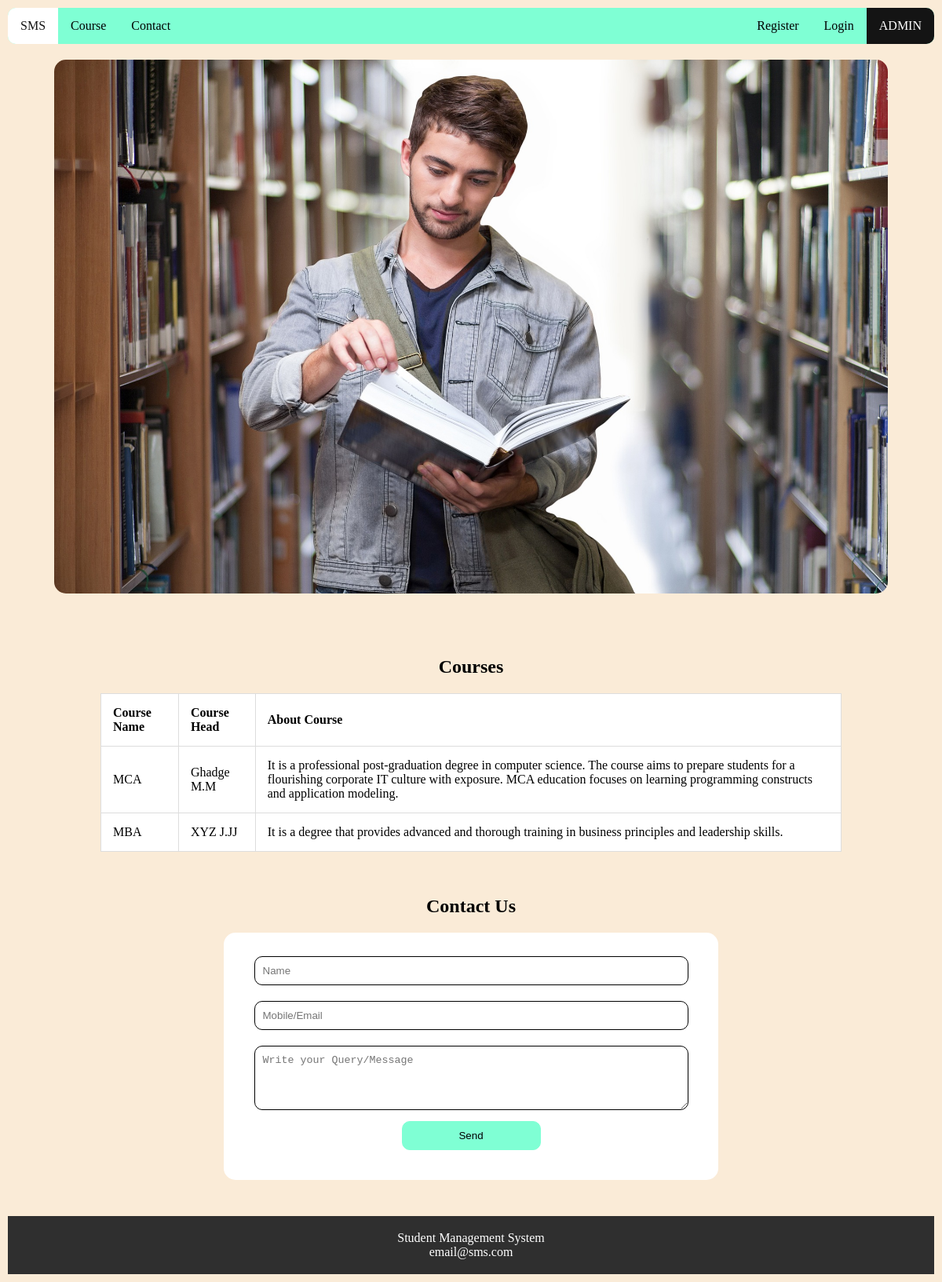
The page / on the database its author committed.
### tables this page shows
CREATE TABLE `courses` (
  `id` int(11) NOT NULL,
  `name` varchar(255) NOT NULL,
  `description` varchar(255) NOT NULL,
  `head` varchar(100) NOT NULL
);

### index.php (the view, shortened to what this page needs)
<!DOCTYPE html>
<html lang="en">
<head>
    <link rel="stylesheet" href="css/style.css">
</head>
<body>
    <?php include 'include/nav.php' ?>
<center>
    <img style="width: 90%;height:85vh;margin:20px;border-radius: 15px;" src="images/college.jpg" alt="SMS">
</center>
<br><br>
<center><h2 id="courses">Courses</h2></center>
<?php
include('php/db.php');
$sql = "SELECT * FROM courses";
$result = $conn->query($sql);
if ($result->num_rows > 0) {
    echo "
    <center>
    <table border='1' style='width:80%;'>
            <tr>
                <th>Course Name</th>
                <th>Course Head</th>
                <th>About Course</th>
            </tr>";
    while($row = $result->fetch_assoc()) {
        echo "<tr>
                <td>" . $row["name"]. "</td>
                <td>" . $row["head"]. "</td>
                <td>" . $row["description"]. "</td>
              </tr>";
    }
    echo "</table></center>";
} else {
    echo "0 results";
}
?>
<br><br>
<center><h2 id="contact">Contact Us</h2></center>
<center>
    <form action="php/contact.php" class="form" method="post">
        <input class="input" type="text" name="name" placeholder="Name" required>
        <br>
        <input class="input" type="text" name="contact" placeholder="Mobile/Email" required>
        <br>
        <textarea class="input" name="msg" rows="4" placeholder="Write your Query/Message" required></textarea>
        <br>
        <center>
            <input class="btn" type="submit" value="Send"><br><br>
        </center>
    </form>
</center>
<br><br>
<footer>
  <p>Student Management System<br>
  <a style="color: #fff;" href="mailto:email@sms.com">email@sms.com</a></p>
</footer>
</body>
</html>

### css/style.css (style rules this page uses)
body { margin: 10px; background-color: antiquewhite; justify-content: center; align-items: center; }
.form { margin: 10px; padding: 20px; background-color: #fff; width: 50%; border-radius: 15px; }
.input { margin: 10px; padding: 10px; width: 90%; border-radius: 10px; border: 1px solid #000; }
.btn { padding: 10px; width: 30%; background-color: aquamarine; border-radius: 10px; border: 1px solid aquamarine; cursor: pointer; }
a { text-decoration: none; color: #000; }
table, td, th { border: 1px solid #ddd; text-align: left; background-color: #fff; }
table { border-collapse: collapse; width: 100%; }
th, td { padding: 15px; }
footer { text-align: center; padding: 3px; background-color: rgb(47, 47, 47); color: white; }

### rows shown on the page
courses: name "MCA", head "Ghadge M.M", description "It is a professional post-graduation degree in computer science. The course aims to prepare students for a flourishing corporate IT culture with exposure. MCA education focuses on learning programming constructs and application modeling."
courses: name "MBA", head "XYZ J.JJ", description "It is a degree that provides advanced and thorough training in business principles and leadership skills."
